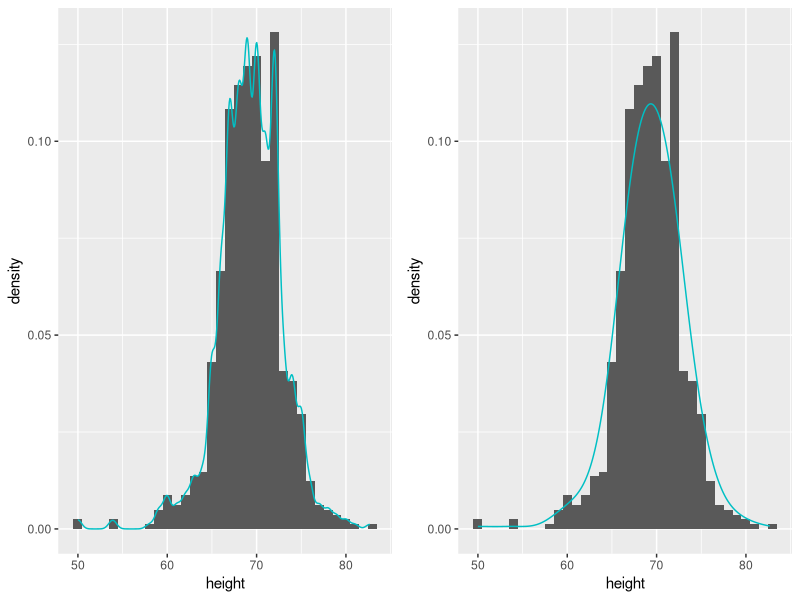
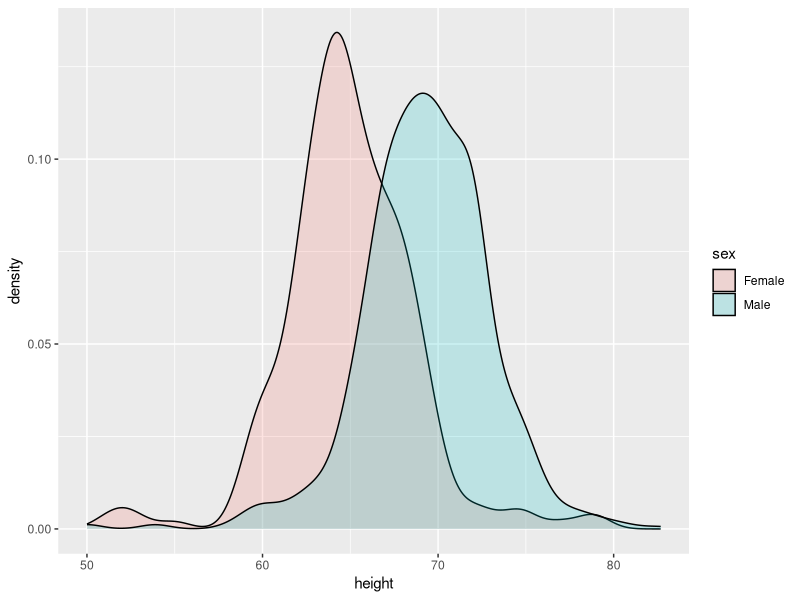

Recreate these plots in R, in order.
# --------------------------------------------------------------------------------
#
# Visualization examples and exercises
#
# --------------------------------------------------------------------------------

# Setup
library(tidyverse)
library(dslabs)
library(dplyr)
library(ggplot2)
library(grid)
library(gridExtra)
library(lattice)
data(heights)

# Dtacamp Exercises

male <- heights$height[heights$sex=="Male"]
female <- heights$height[heights$sex=="Female"]

names(heights)
head(heights)

x <- heights$height
length(unique(x))
x <- heights$height
tab <- table(heights$height)

sum(tab == 1)

male <- heights$height[heights$sex=="Male"]
female <- heights$height[heights$sex=="Female"]
length(male)
length(female)

# --------------------------------------------------------------------------------
# Distribution Function and Cumulative Distribution Function (CDF)
# --------------------------------------------------------------------------------

# It turns out that, in some cases, the average and the standard deviation are
# pretty much all we need to understand the data. We will learn data
# visualization techniques that will help us determine when this two number
# summary is appropriate. These same techniques will serve as an alternative for
# when two numbers are not enough.

# The most basic statistical summary of a list of objects or numbers is its
# distribution. The simplest way to think of a distribution is as a compact
# description of a list with many entries. This concept should not be new for
# most of you. For example, with categorical data, the distribution simply
# describes the proportion of each unique category. The sex represented in the
# heights dataset is:
     
#> 
#> Female   Male 
#>  0.227  0.773

# This two category frequency table is the simplest form of a distribution. We
# don’t really need to visualize it since one number describes everything we
# need to know: 23% are females and the rest are males. When there are more
# categories, then a simple barplot describes the distribution.

# This particular plot is simply showing us four numbers: one for each category.
# We usually use barplots to display a few numbers. Although this particular
# plot, a graphical representation of a frequency table, does not provide much
# more insight than a table itself, it is a first example of how we convert a
# vector into a plot that succinctly summarizes all the information in the
# vector. Once the data is numerical, the task of displaying distributions is
# more challenging.

# Cumulative distribution functions

# Numerical data, that are not categorical, also have distributions. In general,
# when data is not categorical, reporting the frequency of each entry is not an
# effective summary since most entries are unique. In our case study, while
# several students reported a height of 68 inches, only one student reported a
# height of 68.503937007874 inches and only one student reported a height
# 68.8976377952756 inches. We assume that they converted from 174 and 175
# centimeters respectively.

# Statistics textbooks teach us that a more useful way to define a distribution
# for numeric data is to define a function that reports the proportion of the
# data below for all possible values of a. This function is called the cumulative 
# distribution function (CDF). In statistics, the following notation is used:
     
#         F(a)=Pr(x≤a)

# Similar to what the frequency table does for categorical data, the CDF defines
# the distribution for numerical data. From the plot we can see that 34% of the
# values are below 65, since F(66)=F(66)= 0.164, or that 90% of the values are
# below 72, since F(72)=F(72)= 0.841, etc.. In fact, we can report the
# proportion of values between any two heights, say aa and bb, by computing
# F(b)−F(a)F(b)−F(a). This means that if we send this plot above to ET, he will
# have all the information needed to reconstruct the entire list. Paraphrasing
# the expression “a picture is worth a thousands word”, in this case, a picture
# is as informative as 812 numbers.

# A final note: because CDFs can be defined mathematically, as opposed to using
# data as we do here, the word empirical is added to distinguish and we use the
# term empirical CDF (ECDF) instead.

male <- heights$height[heights$sex=="Male"]
female <- heights$height[heights$sex=="Female"]
male_percentiles <- quantile(male, probs = c(0.1, 0.3, 0.5, 0.7, 0.9))
female_percentiles <- quantile(female, probs = c(0.1, 0.3, 0.5, 0.7, 0.9))
df <- data.frame("female" = female_percentiles, "male" = male_percentiles)
df

x <- heights$height[heights$sex == "Male"]
mean(69 < x & x <= 72)

x <- heights$height[heights$sex=="Male"]
avg <- mean(x)
stdev <- sd(x)
pnorm(72, avg, stdev) - pnorm(69, avg, stdev)

# The simplest way to make a histograms is to divide the span of our data into
# non-overlapping bins of the same size. Then, for each bin, we count the number
# of values that fall in that interval. The histogram plots these counts as bars
# with the base of the bar defined by the intervals.

x <- heights$height[heights$sex == "Male"]
exact <- mean(x > 79 & x <= 81)
avg <- mean(x)
stdev <- sd(x)
approx <- pnorm(81, avg, stdev) - pnorm(79, avg, stdev)
exact / approx

# Remember that smooth is a relative term. We can actually control the
# smoothness of the curve that defines the smooth density through an option in
# the function that computes the smooth density. Here are two examples using
# different degrees of smoothness on the same histogram:

p1 <- heights %>% 
     filter(sex=="Male") %>% ggplot(aes(height)) +
     geom_histogram(aes(y=..density..), binwidth = 1) + 
     geom_density(col="#00BFC4", adjust = 0.5)

p2 <- heights %>% 
     filter(sex=="Male") %>% ggplot(aes(height)) +
     geom_histogram(aes(y=..density..), binwidth = 1) + 
     geom_density(col="#00BFC4", adjust = 2)

grid.arrange(p1,p2, ncol=2)

# We need to make this choice with care as the resulting visualizations can
# change our interpretation of the data. We should select a degree of smoothness
# that we can defend as being representative of the underlying data. In the case
# of height, we really do have reason to believe that the proportion of people
# with similar heights should be the same. For example, the proportion that is
# 72 inches should be more similar to the proportion that is 71, than to the
# proportion that is 78 or 65. This implies that the curve should be pretty
# smooth; that is, more like the example on the right than on the left.

# As a final note, we point out that an advantage of smooth densities over
# histograms for visualization purposes is that densities makes it easier to
# compare two distributions. This is in large part because the jagged edges of
# the histogram add clutter. Here is an example comparing male and female
# heights:

heights %>% 
     ggplot(aes(height, fill=sex)) + 
     geom_density(alpha = 0.2)
